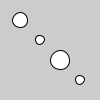
Frame 1 (no input)
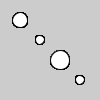
Frame 60 (the mouse pressed at the canvas centre just before this capture)
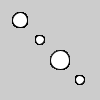
Frame 120 (the mouse held since frame 60 and released just before this capture)

The Processing sketch that drew these frames (run headless with seeded random() and noise(); from frame 60 on, the mouse is pressed at the canvas centre):

// Processing sketch: randomCircles
// ── randomCircles.pde
float[] sizes = new float[4];

void setup(){
  for (int i = 0; i < sizes.length; i++){
    sizes[i] = random(5, 20);
  }
}

void draw(){
  for (int i = 0; i < sizes.length; i++){
    ellipse(20 + 20*i, 20 + 20*i, sizes[i], sizes[i]); 
  }
}
